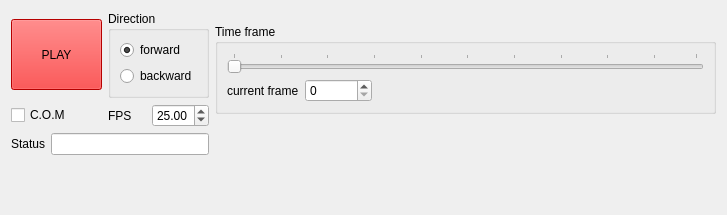
     <widget class="QWidget" name="tab_play">
      <attribute name="title">
       <string>Play</string>
      </attribute>
      <layout class="QGridLayout" name="gridLayout_39">
       <item row="0" column="0">
        <widget class="QPushButton" name="play">
         <property name="sizePolicy">
          <sizepolicy hsizetype="Fixed" vsizetype="Fixed">
           <horstretch>0</horstretch>
           <verstretch>0</verstretch>
          </sizepolicy>
         </property>
         <property name="minimumSize">
          <size>
           <width>91</width>
           <height>71</height>
          </size>
         </property>
         <property name="palette">
          <palette>
           <active>
            <colorrole role="WindowText">
             <brush brushstyle="SolidPattern">
              <color alpha="255">
               <red>0</red>
               <green>0</green>
               <blue>0</blue>
              </color>
             </brush>
            </colorrole>
            <colorrole role="Button">
             <brush brushstyle="SolidPattern">
              <color alpha="255">
               <red>255</red>
               <green>0</green>
               <blue>0</blue>
              </color>
             </brush>
            </colorrole>
            <colorrole role="Light">
             <brush brushstyle="SolidPattern">
              <color alpha="255">
               <red>255</red>
               <green>127</green>
               <blue>127</blue>
              </color>
             </brush>
            </colorrole>
            <colorrole role="Midlight">
             <brush brushstyle="SolidPattern">
              <color alpha="255">
               <red>255</red>
               <green>63</green>
               <blue>63</blue>
              </color>
             </brush>
            </colorrole>
            <colorrole role="Dark">
             <brush brushstyle="SolidPattern">
              <color alpha="255">
               <red>127</red>
               <green>0</green>
               <blue>0</blue>
              </color>
             </brush>
            </colorrole>
            <colorrole role="Mid">
             <brush brushstyle="SolidPattern">
              <color alpha="255">
               <red>170</red>
               <green>0</green>
               <blue>0</blue>
              </color>
             </brush>
            </colorrole>
            <colorrole role="Text">
             <brush brushstyle="SolidPattern">
              <color alpha="255">
               <red>0</red>
               <green>0</green>
               <blue>0</blue>
              </color>
             </brush>
            </colorrole>
            <colorrole role="BrightText">
             <brush brushstyle="SolidPattern">
              <color alpha="255">
               <red>255</red>
               <green>255</green>
               <blue>255</blue>
              </color>
             </brush>
            </colorrole>
            <colorrole role="ButtonText">
             <brush brushstyle="SolidPattern">
              <color alpha="255">
               <red>0</red>
               <green>0</green>
               <blue>0</blue>
              </color>
             </brush>
            </colorrole>
            <colorrole role="Base">
             <brush brushstyle="SolidPattern">
              <color alpha="255">
               <red>255</red>
               <green>0</green>
               <blue>0</blue>
              </color>
             </brush>
            </colorrole>
            <colorrole role="Window">
             <brush brushstyle="SolidPattern">
              <color alpha="255">
               <red>255</red>
               <green>0</green>
               <blue>0</blue>
              </color>
             </brush>
            </colorrole>
            <colorrole role="Shadow">
             <brush brushstyle="SolidPattern">
              <color alpha="255">
               <red>0</red>
               <green>0</green>
               <blue>0</blue>
              </color>
             </brush>
            </colorrole>
            <colorrole role="AlternateBase">
             <brush brushstyle="SolidPattern">
              <color alpha="255">
               <red>255</red>
               <green>127</green>
               <blue>127</blue>
              </color>
             </brush>
            </colorrole>
            <colorrole role="ToolTipBase">
             <brush brushstyle="SolidPattern">
              <color alpha="255">
               <red>255</red>
               <green>255</green>
               <blue>220</blue>
              </color>
             </brush>
            </colorrole>
            <colorrole role="ToolTipText">
             <brush brushstyle="SolidPattern">
              <color alpha="255">
               <red>0</red>
               <green>0</green>
               <blue>0</blue>
              </color>
             </brush>
            </colorrole>
           </active>
           <inactive>
            <colorrole role="WindowText">
             <brush brushstyle="SolidPattern">
              <color alpha="255">
               <red>0</red>
               <green>0</green>
               <blue>0</blue>
              </color>
             </brush>
            </colorrole>
            <colorrole role="Button">
             <brush brushstyle="SolidPattern">
              <color alpha="255">
               <red>255</red>
               <green>0</green>
               <blue>0</blue>
              </color>
             </brush>
            </colorrole>
            <colorrole role="Light">
             <brush brushstyle="SolidPattern">
              <color alpha="255">
               <red>255</red>
               <green>127</green>
               <blue>127</blue>
              </color>
             </brush>
            </colorrole>
            <colorrole role="Midlight">
             <brush brushstyle="SolidPattern">
              <color alpha="255">
               <red>255</red>
               <green>63</green>
               <blue>63</blue>
              </color>
             </brush>
            </colorrole>
            <colorrole role="Dark">
             <brush brushstyle="SolidPattern">
              <color alpha="255">
               <red>127</red>
               <green>0</green>
               <blue>0</blue>
              </color>
             </brush>
            </colorrole>
            <colorrole role="Mid">
             <brush brushstyle="SolidPattern">
              <color alpha="255">
               <red>170</red>
               <green>0</green>
               <blue>0</blue>
              </color>
             </brush>
            </colorrole>
            <colorrole role="Text">
             <brush brushstyle="SolidPattern">
              <color alpha="255">
               <red>0</red>
               <green>0</green>
               <blue>0</blue>
              </color>
             </brush>
            </colorrole>
            <colorrole role="BrightText">
             <brush brushstyle="SolidPattern">
              <color alpha="255">
               <red>255</red>
               <green>255</green>
               <blue>255</blue>
              </color>
             </brush>
            </colorrole>
            <colorrole role="ButtonText">
             <brush brushstyle="SolidPattern">
              <color alpha="255">
               <red>0</red>
               <green>0</green>
               <blue>0</blue>
              </color>
             </brush>
            </colorrole>
            <colorrole role="Base">
             <brush brushstyle="SolidPattern">
              <color alpha="255">
               <red>255</red>
               <green>0</green>
               <blue>0</blue>
              </color>
             </brush>
            </colorrole>
            <colorrole role="Window">
             <brush brushstyle="SolidPattern">
              <color alpha="255">
               <red>255</red>
               <green>0</green>
               <blue>0</blue>
              </color>
             </brush>
            </colorrole>
            <colorrole role="Shadow">
             <brush brushstyle="SolidPattern">
              <color alpha="255">
               <red>0</red>
               <green>0</green>
               <blue>0</blue>
              </color>
             </brush>
            </colorrole>
            <colorrole role="AlternateBase">
             <brush brushstyle="SolidPattern">
              <color alpha="255">
               <red>255</red>
               <green>127</green>
               <blue>127</blue>
              </color>
             </brush>
            </colorrole>
            <colorrole role="ToolTipBase">
             <brush brushstyle="SolidPattern">
              <color alpha="255">
               <red>255</red>
               <green>255</green>
               <blue>220</blue>
              </color>
             </brush>
            </colorrole>
            <colorrole role="ToolTipText">
             <brush brushstyle="SolidPattern">
              <color alpha="255">
               <red>0</red>
               <green>0</green>
               <blue>0</blue>
              </color>
             </brush>
            </colorrole>
           </inactive>
           <disabled>
            <colorrole role="WindowText">
             <brush brushstyle="SolidPattern">
              <color alpha="255">
               <red>127</red>
               <green>0</green>
               <blue>0</blue>
              </color>
             </brush>
            </colorrole>
            <colorrole role="Button">
             <brush brushstyle="SolidPattern">
              <color alpha="255">
               <red>255</red>
               <green>0</green>
               <blue>0</blue>
              </color>
             </brush>
            </colorrole>
            <colorrole role="Light">
             <brush brushstyle="SolidPattern">
              <color alpha="255">
               <red>255</red>
               <green>127</green>
               <blue>127</blue>
              </color>
             </brush>
            </colorrole>
            <colorrole role="Midlight">
             <brush brushstyle="SolidPattern">
              <color alpha="255">
               <red>255</red>
               <green>63</green>
               <blue>63</blue>
              </color>
             </brush>
            </colorrole>
            <colorrole role="Dark">
             <brush brushstyle="SolidPattern">
              <color alpha="255">
               <red>127</red>
               <green>0</green>
               <blue>0</blue>
              </color>
             </brush>
            </colorrole>
            <colorrole role="Mid">
             <brush brushstyle="SolidPattern">
              <color alpha="255">
               <red>170</red>
               <green>0</green>
               <blue>0</blue>
              </color>
             </brush>
            </colorrole>
            <colorrole role="Text">
             <brush brushstyle="SolidPattern">
              <color alpha="255">
               <red>127</red>
               <green>0</green>
               <blue>0</blue>
              </color>
             </brush>
            </colorrole>
            <colorrole role="BrightText">
             <brush brushstyle="SolidPattern">
              <color alpha="255">
               <red>255</red>
               <green>255</green>
               <blue>255</blue>
              </color>
             </brush>
            </colorrole>
            <colorrole role="ButtonText">
             <brush brushstyle="SolidPattern">
              <color alpha="255">
               <red>127</red>
               <green>0</green>
               <blue>0</blue>
              </color>
             </brush>
            </colorrole>
            <colorrole role="Base">
             <brush brushstyle="SolidPattern">
              <color alpha="255">
               <red>255</red>
               <green>0</green>
               <blue>0</blue>
              </color>
             </brush>
            </colorrole>
            <colorrole role="Window">
             <brush brushstyle="SolidPattern">
              <color alpha="255">
               <red>255</red>
               <green>0</green>
               <blue>0</blue>
              </color>
             </brush>
            </colorrole>
            <colorrole role="Shadow">
             <brush brushstyle="SolidPattern">
              <color alpha="255">
               <red>0</red>
               <green>0</green>
               <blue>0</blue>
              </color>
             </brush>
            </colorrole>
            <colorrole role="AlternateBase">
             <brush brushstyle="SolidPattern">
              <color alpha="255">
               <red>255</red>
               <green>0</green>
               <blue>0</blue>
              </color>
             </brush>
            </colorrole>
            <colorrole role="ToolTipBase">
             <brush brushstyle="SolidPattern">
              <color alpha="255">
               <red>255</red>
               <green>255</green>
               <blue>220</blue>
              </color>
             </brush>
            </colorrole>
            <colorrole role="ToolTipText">
             <brush brushstyle="SolidPattern">
              <color alpha="255">
               <red>0</red>
               <green>0</green>
               <blue>0</blue>
              </color>
             </brush>
            </colorrole>
           </disabled>
          </palette>
         </property>
         <property name="styleSheet">
          <string notr="true">background:red</string>
         </property>
         <property name="text">
          <string>PLAY</string>
         </property>
        </widget>
       </item>
       <item row="0" column="1">
        <widget class="QGroupBox" name="direction_box">
         <property name="sizePolicy">
          <sizepolicy hsizetype="Fixed" vsizetype="Fixed">
           <horstretch>0</horstretch>
           <verstretch>54</verstretch>
          </sizepolicy>
         </property>
         <property name="title">
          <string>Direction</string>
         </property>
         <layout class="QGridLayout" name="gridLayout_38">
          <item row="0" column="0">
           <widget class="QRadioButton" name="forward_radio">
            <property name="text">
             <string>forward</string>
            </property>
            <property name="checked">
             <bool>true</bool>
            </property>
           </widget>
          </item>
          <item row="1" column="0">
           <widget class="QRadioButton" name="backward_radio">
            <property name="text">
             <string>backward</string>
            </property>
           </widget>
          </item>
         </layout>
        </widget>
       </item>
       <item row="0" column="2" rowspan="2">
        <widget class="QGroupBox" name="frame_box">
         <property name="sizePolicy">
          <sizepolicy hsizetype="Expanding" vsizetype="Maximum">
           <horstretch>0</horstretch>
           <verstretch>0</verstretch>
          </sizepolicy>
         </property>
         <property name="title">
          <string>Time frame</string>
         </property>
         <layout class="QGridLayout" name="gridLayout_40">
          <item row="0" column="0" colspan="2">
           <widget class="QSlider" name="frame_slide">
            <property name="sizePolicy">
             <sizepolicy hsizetype="Expanding" vsizetype="Expanding">
              <horstretch>0</horstretch>
              <verstretch>0</verstretch>
             </sizepolicy>
            </property>
            <property name="cursor">
             <cursorShape>OpenHandCursor</cursorShape>
            </property>
            <property name="orientation">
             <enum>Qt::Horizontal</enum>
            </property>
            <property name="tickPosition">
             <enum>QSlider::TicksAbove</enum>
            </property>
            <property name="tickInterval">
             <number>10</number>
            </property>
           </widget>
          </item>
          <item row="1" column="0">
           <layout class="QGridLayout" name="gridLayout_13">
            <item row="0" column="0">
             <widget class="QLabel" name="label_28">
              <property name="sizePolicy">
               <sizepolicy hsizetype="Minimum" vsizetype="Preferred">
                <horstretch>0</horstretch>
                <verstretch>0</verstretch>
               </sizepolicy>
              </property>
              <property name="text">
               <string>current frame</string>
              </property>
             </widget>
            </item>
            <item row="0" column="1">
             <widget class="QSpinBox" name="frame_spin">
              <property name="sizePolicy">
               <sizepolicy hsizetype="Minimum" vsizetype="Preferred">
                <horstretch>0</horstretch>
                <verstretch>0</verstretch>
               </sizepolicy>
              </property>
              <property name="minimumSize">
               <size>
                <width>0</width>
                <height>19</height>
               </size>
              </property>
              <property name="maximum">
               <number>999999</number>
              </property>
             </widget>
            </item>
           </layout>
          </item>
          <item row="1" column="1">
           <spacer name="horizontalSpacer_3">
            <property name="orientation">
             <enum>Qt::Horizontal</enum>
            </property>
            <property name="sizeHint" stdset="0">
             <size>
              <width>326</width>
              <height>13</height>
             </size>
            </property>
           </spacer>
          </item>
         </layout>
        </widget>
       </item>
       <item row="1" column="0">
        <widget class="QCheckBox" name="com">
         <property name="toolTip">
          <string>Perform automatic centering of mass at each frame</string>
         </property>
         <property name="text">
          <string>C.O.M</string>
         </property>
        </widget>
       </item>
       <item row="1" column="1">
        <layout class="QHBoxLayout" name="horizontalLayout_5">
         <item>
          <widget class="QLabel" name="label_10">
           <property name="toolTip">
            <string>Frame per second</string>
           </property>
           <property name="text">
            <string>FPS</string>
           </property>
          </widget>
         </item>
         <item>
          <widget class="QDoubleSpinBox" name="fps">
           <property name="toolTip">
            <string>Frame per second</string>
           </property>
           <property name="value">
            <double>25.000000000000000</double>
           </property>
          </widget>
         </item>
        </layout>
       </item>
       <item row="2" column="0" colspan="2">
        <layout class="QHBoxLayout" name="horizontalLayout_6">
         <item>
          <widget class="QLabel" name="label_11">
           <property name="text">
            <string>Status</string>
           </property>
          </widget>
         </item>
         <item>
          <widget class="QLineEdit" name="status_line"/>
         </item>
        </layout>
       </item>
       <item row="2" column="2" rowspan="2">
        <spacer name="verticalSpacer_27">
         <property name="orientation">
          <enum>Qt::Vertical</enum>
         </property>
         <property name="sizeType">
          <enum>QSizePolicy::MinimumExpanding</enum>
         </property>
         <property name="sizeHint" stdset="0">
          <size>
           <width>18</width>
           <height>68</height>
          </size>
         </property>
        </spacer>
       </item>
       <item row="3" column="0">
        <spacer name="verticalSpacer_5">
         <property name="orientation">
          <enum>Qt::Vertical</enum>
         </property>
         <property name="sizeType">
          <enum>QSizePolicy::MinimumExpanding</enum>
         </property>
         <property name="sizeHint" stdset="0">
          <size>
           <width>20</width>
           <height>43</height>
          </size>
         </property>
        </spacer>
       </item>
      </layout>
     </widget>
